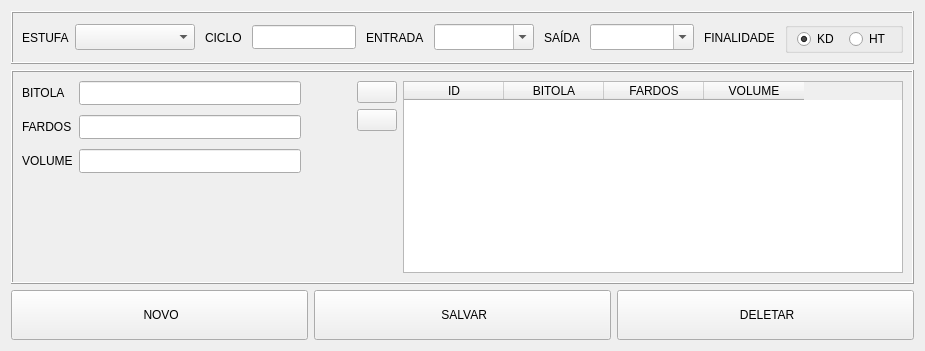
          <widget class="QWidget" name="tab_cycle">
           <property name="styleSheet">
            <string notr="true"/>
           </property>
           <attribute name="icon">
            <iconset resource="resource.qrc">
             <normaloff>:/icons/assets/tag-32.png</normaloff>:/icons/assets/tag-32.png</iconset>
           </attribute>
           <attribute name="title">
            <string>CICLOS</string>
           </attribute>
           <layout class="QVBoxLayout" name="verticalLayout">
            <item>
             <widget class="QFrame" name="frame">
              <property name="frameShape">
               <enum>QFrame::Box</enum>
              </property>
              <property name="frameShadow">
               <enum>QFrame::Raised</enum>
              </property>
              <layout class="QHBoxLayout" name="horizontalLayout_37" stretch="1,1,1,1,0">
               <property name="spacing">
                <number>10</number>
               </property>
               <item>
                <layout class="QHBoxLayout" name="horizontalLayout_3">
                 <property name="spacing">
                  <number>6</number>
                 </property>
                 <property name="rightMargin">
                  <number>0</number>
                 </property>
                 <item>
                  <widget class="QLabel" name="label_9">
                   <property name="text">
                    <string>ESTUFA</string>
                   </property>
                   <property name="buddy">
                    <cstring>cb_kiln_cycle</cstring>
                   </property>
                  </widget>
                 </item>
                 <item>
                  <widget class="QComboBox" name="cb_kiln_cycle">
                   <property name="sizePolicy">
                    <sizepolicy hsizetype="Expanding" vsizetype="Fixed">
                     <horstretch>0</horstretch>
                     <verstretch>0</verstretch>
                    </sizepolicy>
                   </property>
                   <property name="minimumSize">
                    <size>
                     <width>120</width>
                     <height>26</height>
                    </size>
                   </property>
                  </widget>
                 </item>
                </layout>
               </item>
               <item>
                <layout class="QHBoxLayout" name="horizontalLayout_5">
                 <property name="sizeConstraint">
                  <enum>QLayout::SetDefaultConstraint</enum>
                 </property>
                 <property name="rightMargin">
                  <number>0</number>
                 </property>
                 <item>
                  <widget class="QLabel" name="label_2">
                   <property name="text">
                    <string>CICLO</string>
                   </property>
                   <property name="buddy">
                    <cstring>txt_cycle_cycle</cstring>
                   </property>
                  </widget>
                 </item>
                 <item>
                  <widget class="QLineEdit" name="txt_cycle_cycle">
                   <property name="sizePolicy">
                    <sizepolicy hsizetype="Expanding" vsizetype="Fixed">
                     <horstretch>1</horstretch>
                     <verstretch>0</verstretch>
                    </sizepolicy>
                   </property>
                   <property name="minimumSize">
                    <size>
                     <width>0</width>
                     <height>24</height>
                    </size>
                   </property>
                  </widget>
                 </item>
                </layout>
               </item>
               <item>
                <layout class="QHBoxLayout" name="horizontalLayout_9" stretch="0,1">
                 <property name="sizeConstraint">
                  <enum>QLayout::SetDefaultConstraint</enum>
                 </property>
                 <property name="rightMargin">
                  <number>0</number>
                 </property>
                 <item>
                  <widget class="QLabel" name="label_3">
                   <property name="text">
                    <string>ENTRADA</string>
                   </property>
                   <property name="buddy">
                    <cstring>cb_entry_date_cycle</cstring>
                   </property>
                  </widget>
                 </item>
                 <item>
                  <widget class="CustomComboBox" name="cb_entry_date_cycle">
                   <property name="sizePolicy">
                    <sizepolicy hsizetype="MinimumExpanding" vsizetype="Fixed">
                     <horstretch>1</horstretch>
                     <verstretch>0</verstretch>
                    </sizepolicy>
                   </property>
                   <property name="minimumSize">
                    <size>
                     <width>100</width>
                     <height>26</height>
                    </size>
                   </property>
                   <property name="maximumSize">
                    <size>
                     <width>16777215</width>
                     <height>16777215</height>
                    </size>
                   </property>
                   <property name="baseSize">
                    <size>
                     <width>0</width>
                     <height>0</height>
                    </size>
                   </property>
                   <property name="editable">
                    <bool>true</bool>
                   </property>
                   <property name="insertPolicy">
                    <enum>QComboBox::NoInsert</enum>
                   </property>
                   <property name="frame">
                    <bool>true</bool>
                   </property>
                  </widget>
                 </item>
                </layout>
               </item>
               <item>
                <layout class="QHBoxLayout" name="horizontalLayout_10" stretch="0,1">
                 <property name="rightMargin">
                  <number>0</number>
                 </property>
                 <item>
                  <widget class="QLabel" name="label_4">
                   <property name="text">
                    <string>SAÍDA</string>
                   </property>
                   <property name="buddy">
                    <cstring>cb_exit_date_cycle</cstring>
                   </property>
                  </widget>
                 </item>
                 <item>
                  <widget class="CustomComboBox" name="cb_exit_date_cycle">
                   <property name="sizePolicy">
                    <sizepolicy hsizetype="MinimumExpanding" vsizetype="Fixed">
                     <horstretch>1</horstretch>
                     <verstretch>0</verstretch>
                    </sizepolicy>
                   </property>
                   <property name="minimumSize">
                    <size>
                     <width>100</width>
                     <height>26</height>
                    </size>
                   </property>
                   <property name="maximumSize">
                    <size>
                     <width>16777215</width>
                     <height>16777215</height>
                    </size>
                   </property>
                   <property name="baseSize">
                    <size>
                     <width>0</width>
                     <height>0</height>
                    </size>
                   </property>
                   <property name="editable">
                    <bool>true</bool>
                   </property>
                   <property name="insertPolicy">
                    <enum>QComboBox::NoInsert</enum>
                   </property>
                   <property name="frame">
                    <bool>true</bool>
                   </property>
                  </widget>
                 </item>
                </layout>
               </item>
               <item>
                <layout class="QHBoxLayout" name="horizontalLayout_11">
                 <property name="rightMargin">
                  <number>0</number>
                 </property>
                 <item>
                  <widget class="QLabel" name="label_5">
                   <property name="text">
                    <string>FINALIDADE</string>
                   </property>
                   <property name="buddy">
                    <cstring>rb_kd_cycle</cstring>
                   </property>
                  </widget>
                 </item>
                 <item>
                  <widget class="QGroupBox" name="groupBox">
                   <property name="sizePolicy">
                    <sizepolicy hsizetype="Expanding" vsizetype="Fixed">
                     <horstretch>0</horstretch>
                     <verstretch>0</verstretch>
                    </sizepolicy>
                   </property>
                   <property name="minimumSize">
                    <size>
                     <width>0</width>
                     <height>0</height>
                    </size>
                   </property>
                   <property name="title">
                    <string/>
                   </property>
                   <property name="flat">
                    <bool>false</bool>
                   </property>
                   <property name="checkable">
                    <bool>false</bool>
                   </property>
                   <layout class="QHBoxLayout" name="horizontalLayout">
                    <property name="spacing">
                     <number>10</number>
                    </property>
                    <property name="leftMargin">
                     <number>9</number>
                    </property>
                    <property name="topMargin">
                     <number>0</number>
                    </property>
                    <property name="bottomMargin">
                     <number>0</number>
                    </property>
                    <item>
                     <widget class="QRadioButton" name="rb_kd_cycle">
                      <property name="text">
                       <string>KD</string>
                      </property>
                      <property name="checked">
                       <bool>true</bool>
                      </property>
                     </widget>
                    </item>
                    <item>
                     <widget class="QRadioButton" name="rb_ht_cycle">
                      <property name="text">
                       <string>HT</string>
                      </property>
                     </widget>
                    </item>
                   </layout>
                  </widget>
                 </item>
                </layout>
               </item>
              </layout>
             </widget>
            </item>
            <item>
             <widget class="QFrame" name="fr_bitolas_cycle">
              <property name="minimumSize">
               <size>
                <width>0</width>
                <height>50</height>
               </size>
              </property>
              <property name="frameShape">
               <enum>QFrame::Box</enum>
              </property>
              <property name="frameShadow">
               <enum>QFrame::Raised</enum>
              </property>
              <layout class="QHBoxLayout" name="horizontalLayout_16" stretch="1,0,1">
               <item>
                <layout class="QGridLayout" name="gridLayout_12">
                 <property name="sizeConstraint">
                  <enum>QLayout::SetDefaultConstraint</enum>
                 </property>
                 <property name="rightMargin">
                  <number>0</number>
                 </property>
                 <property name="bottomMargin">
                  <number>0</number>
                 </property>
                 <property name="verticalSpacing">
                  <number>10</number>
                 </property>
                 <item row="0" column="0">
                  <widget class="QLabel" name="label_59">
                   <property name="sizePolicy">
                    <sizepolicy hsizetype="Fixed" vsizetype="Preferred">
                     <horstretch>0</horstretch>
                     <verstretch>0</verstretch>
                    </sizepolicy>
                   </property>
                   <property name="text">
                    <string>BITOLA</string>
                   </property>
                   <property name="buddy">
                    <cstring>txt_bitola_cycle</cstring>
                   </property>
                  </widget>
                 </item>
                 <item row="2" column="0">
                  <widget class="QLabel" name="label_58">
                   <property name="text">
                    <string>VOLUME</string>
                   </property>
                   <property name="buddy">
                    <cstring>txt_volume_cycle</cstring>
                   </property>
                  </widget>
                 </item>
                 <item row="3" column="0">
                  <spacer name="verticalSpacer_6">
                   <property name="orientation">
                    <enum>Qt::Vertical</enum>
                   </property>
                   <property name="sizeHint" stdset="0">
                    <size>
                     <width>20</width>
                     <height>40</height>
                    </size>
                   </property>
                  </spacer>
                 </item>
                 <item row="2" column="1">
                  <widget class="QLineEdit" name="txt_volume_cycle">
                   <property name="sizePolicy">
                    <sizepolicy hsizetype="Expanding" vsizetype="Fixed">
                     <horstretch>0</horstretch>
                     <verstretch>0</verstretch>
                    </sizepolicy>
                   </property>
                   <property name="minimumSize">
                    <size>
                     <width>0</width>
                     <height>24</height>
                    </size>
                   </property>
                   <property name="maximumSize">
                    <size>
                     <width>250</width>
                     <height>16777215</height>
                    </size>
                   </property>
                   <property name="font">
                    <font>
                     <family>Segoe UI</family>
                     <pointsize>9</pointsize>
                    </font>
                   </property>
                   <property name="text">
                    <string/>
                   </property>
                   <property name="frame">
                    <bool>true</bool>
                   </property>
                   <property name="echoMode">
                    <enum>QLineEdit::Normal</enum>
                   </property>
                   <property name="alignment">
                    <set>Qt::AlignLeading|Qt::AlignLeft|Qt::AlignVCenter</set>
                   </property>
                   <property name="cursorMoveStyle">
                    <enum>Qt::LogicalMoveStyle</enum>
                   </property>
                   <property name="clearButtonEnabled">
                    <bool>false</bool>
                   </property>
                  </widget>
                 </item>
                 <item row="1" column="0">
                  <widget class="QLabel" name="label_57">
                   <property name="text">
                    <string>FARDOS</string>
                   </property>
                   <property name="buddy">
                    <cstring>txt_packs_cycle</cstring>
                   </property>
                  </widget>
                 </item>
                 <item row="1" column="1">
                  <widget class="QLineEdit" name="txt_packs_cycle">
                   <property name="sizePolicy">
                    <sizepolicy hsizetype="Expanding" vsizetype="Fixed">
                     <horstretch>0</horstretch>
                     <verstretch>0</verstretch>
                    </sizepolicy>
                   </property>
                   <property name="minimumSize">
                    <size>
                     <width>0</width>
                     <height>24</height>
                    </size>
                   </property>
                   <property name="maximumSize">
                    <size>
                     <width>250</width>
                     <height>16777215</height>
                    </size>
                   </property>
                  </widget>
                 </item>
                 <item row="0" column="1">
                  <widget class="QLineEdit" name="txt_bitola_cycle">
                   <property name="sizePolicy">
                    <sizepolicy hsizetype="Expanding" vsizetype="Fixed">
                     <horstretch>0</horstretch>
                     <verstretch>0</verstretch>
                    </sizepolicy>
                   </property>
                   <property name="minimumSize">
                    <size>
                     <width>0</width>
                     <height>24</height>
                    </size>
                   </property>
                   <property name="maximumSize">
                    <size>
                     <width>250</width>
                     <height>16777215</height>
                    </size>
                   </property>
                  </widget>
                 </item>
                </layout>
               </item>
               <item>
                <spacer name="horizontalSpacer_2">
                 <property name="orientation">
                  <enum>Qt::Horizontal</enum>
                 </property>
                 <property name="sizeType">
                  <enum>QSizePolicy::Fixed</enum>
                 </property>
                 <property name="sizeHint" stdset="0">
                  <size>
                   <width>50</width>
                   <height>20</height>
                  </size>
                 </property>
                </spacer>
               </item>
               <item>
                <layout class="QGridLayout" name="gridLayout_14">
                 <property name="horizontalSpacing">
                  <number>6</number>
                 </property>
                 <item row="1" column="1">
                  <layout class="QVBoxLayout" name="verticalLayout_6">
                   <property name="rightMargin">
                    <number>0</number>
                   </property>
                   <item>
                    <widget class="QPushButton" name="bt_add_bitola_cycle">
                     <property name="sizePolicy">
                      <sizepolicy hsizetype="Fixed" vsizetype="Fixed">
                       <horstretch>0</horstretch>
                       <verstretch>0</verstretch>
                      </sizepolicy>
                     </property>
                     <property name="minimumSize">
                      <size>
                       <width>0</width>
                       <height>0</height>
                      </size>
                     </property>
                     <property name="cursor">
                      <cursorShape>PointingHandCursor</cursorShape>
                     </property>
                     <property name="text">
                      <string/>
                     </property>
                     <property name="icon">
                      <iconset resource="resource.qrc">
                       <normaloff>:/icons/assets/add-32.png</normaloff>:/icons/assets/add-32.png</iconset>
                     </property>
                     <property name="iconSize">
                      <size>
                       <width>20</width>
                       <height>20</height>
                      </size>
                     </property>
                     <property name="shortcut">
                      <string>Ctrl+A</string>
                     </property>
                    </widget>
                   </item>
                   <item>
                    <widget class="QPushButton" name="bt_remove_bitola_cycle">
                     <property name="sizePolicy">
                      <sizepolicy hsizetype="Fixed" vsizetype="Fixed">
                       <horstretch>0</horstretch>
                       <verstretch>0</verstretch>
                      </sizepolicy>
                     </property>
                     <property name="minimumSize">
                      <size>
                       <width>0</width>
                       <height>0</height>
                      </size>
                     </property>
                     <property name="cursor">
                      <cursorShape>PointingHandCursor</cursorShape>
                     </property>
                     <property name="text">
                      <string/>
                     </property>
                     <property name="icon">
                      <iconset resource="resource.qrc">
                       <normaloff>:/icons/assets/remove-32.png</normaloff>:/icons/assets/remove-32.png</iconset>
                     </property>
                     <property name="iconSize">
                      <size>
                       <width>20</width>
                       <height>20</height>
                      </size>
                     </property>
                     <property name="shortcut">
                      <string>Ctrl+R</string>
                     </property>
                    </widget>
                   </item>
                  </layout>
                 </item>
                 <item row="1" column="2" rowspan="4" colspan="15">
                  <widget class="CustomTableWidget" name="tw_cycle">
                   <property name="sizePolicy">
                    <sizepolicy hsizetype="Expanding" vsizetype="Expanding">
                     <horstretch>1</horstretch>
                     <verstretch>1</verstretch>
                    </sizepolicy>
                   </property>
                   <property name="minimumSize">
                    <size>
                     <width>500</width>
                     <height>0</height>
                    </size>
                   </property>
                   <property name="sizeIncrement">
                    <size>
                     <width>400</width>
                     <height>0</height>
                    </size>
                   </property>
                   <property name="baseSize">
                    <size>
                     <width>400</width>
                     <height>0</height>
                    </size>
                   </property>
                   <property name="editTriggers">
                    <set>QAbstractItemView::NoEditTriggers</set>
                   </property>
                   <property name="selectionMode">
                    <enum>QAbstractItemView::SingleSelection</enum>
                   </property>
                   <property name="selectionBehavior">
                    <enum>QAbstractItemView::SelectRows</enum>
                   </property>
                   <property name="gridStyle">
                    <enum>Qt::SolidLine</enum>
                   </property>
                   <property name="sortingEnabled">
                    <bool>false</bool>
                   </property>
                   <property name="columnCount">
                    <number>4</number>
                   </property>
                   <attribute name="verticalHeaderVisible">
                    <bool>false</bool>
                   </attribute>
                   <column>
                    <property name="text">
                     <string>ID</string>
                    </property>
                   </column>
                   <column>
                    <property name="text">
                     <string>BITOLA</string>
                    </property>
                   </column>
                   <column>
                    <property name="text">
                     <string>FARDOS</string>
                    </property>
                   </column>
                   <column>
                    <property name="text">
                     <string>VOLUME</string>
                    </property>
                   </column>
                  </widget>
                 </item>
                </layout>
               </item>
              </layout>
             </widget>
            </item>
            <item>
             <layout class="QHBoxLayout" name="horizontalLayout_7">
              <item>
               <widget class="QPushButton" name="bt_new_cycle">
                <property name="sizePolicy">
                 <sizepolicy hsizetype="Expanding" vsizetype="Fixed">
                  <horstretch>0</horstretch>
                  <verstretch>0</verstretch>
                 </sizepolicy>
                </property>
                <property name="minimumSize">
                 <size>
                  <width>0</width>
                  <height>50</height>
                 </size>
                </property>
                <property name="cursor">
                 <cursorShape>PointingHandCursor</cursorShape>
                </property>
                <property name="text">
                 <string> NOVO</string>
                </property>
                <property name="icon">
                 <iconset resource="resource.qrc">
                  <normaloff>:/icons/assets/new-32.png</normaloff>:/icons/assets/new-32.png</iconset>
                </property>
                <property name="iconSize">
                 <size>
                  <width>32</width>
                  <height>32</height>
                 </size>
                </property>
                <property name="shortcut">
                 <string>Ctrl+N</string>
                </property>
               </widget>
              </item>
              <item>
               <widget class="QPushButton" name="bt_save_cycle">
                <property name="sizePolicy">
                 <sizepolicy hsizetype="Expanding" vsizetype="Fixed">
                  <horstretch>0</horstretch>
                  <verstretch>0</verstretch>
                 </sizepolicy>
                </property>
                <property name="minimumSize">
                 <size>
                  <width>0</width>
                  <height>50</height>
                 </size>
                </property>
                <property name="cursor">
                 <cursorShape>PointingHandCursor</cursorShape>
                </property>
                <property name="text">
                 <string> SALVAR</string>
                </property>
                <property name="icon">
                 <iconset resource="resource.qrc">
                  <normaloff>:/icons/assets/save-32.png</normaloff>:/icons/assets/save-32.png</iconset>
                </property>
                <property name="iconSize">
                 <size>
                  <width>32</width>
                  <height>32</height>
                 </size>
                </property>
                <property name="shortcut">
                 <string>Ctrl+S</string>
                </property>
               </widget>
              </item>
              <item>
               <widget class="QPushButton" name="bt_delete_cycle">
                <property name="sizePolicy">
                 <sizepolicy hsizetype="Expanding" vsizetype="Fixed">
                  <horstretch>0</horstretch>
                  <verstretch>0</verstretch>
                 </sizepolicy>
                </property>
                <property name="minimumSize">
                 <size>
                  <width>0</width>
                  <height>50</height>
                 </size>
                </property>
                <property name="cursor">
                 <cursorShape>PointingHandCursor</cursorShape>
                </property>
                <property name="text">
                 <string> DELETAR</string>
                </property>
                <property name="icon">
                 <iconset resource="resource.qrc">
                  <normaloff>:/icons/assets/delete-32.png</normaloff>:/icons/assets/delete-32.png</iconset>
                </property>
                <property name="iconSize">
                 <size>
                  <width>32</width>
                  <height>32</height>
                 </size>
                </property>
                <property name="shortcut">
                 <string>Ctrl+D</string>
                </property>
               </widget>
              </item>
             </layout>
            </item>
           </layout>
          </widget>
